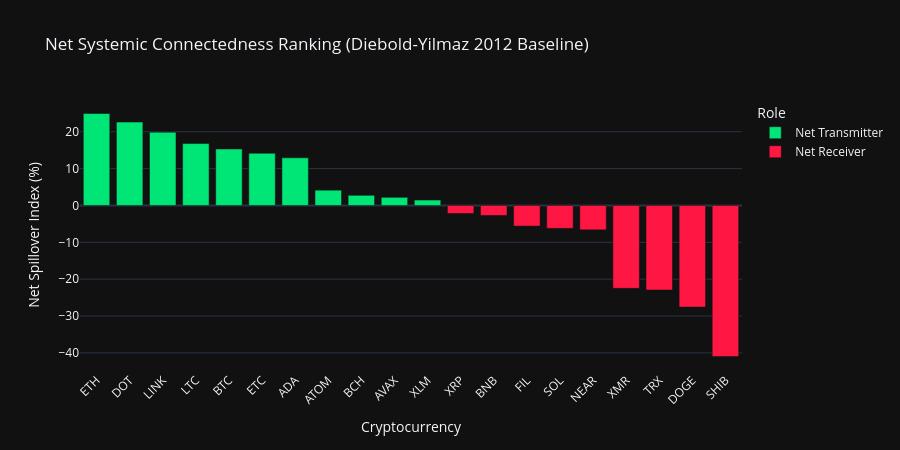

The notebook cell this image was saved under:
### Markdown cell above
## 5. Net Systemic Connectedness Ranking (Transmitters vs. Receivers)

The **Net Spillover Index** is defined as:
$$\mathcal{S}_i = \text{Spillover To Others}_i - \text{Spillover From Others}_i$$
- $\mathcal{S}_i > 0$: **Net Transmitter** of systemic risk (e.g. Bitcoin, Ethereum).
- $\mathcal{S}_i < 0$: **Net Receiver** / consumer of external shocks (e.g. Solana, Avalanche).

### Code cell
net_df = pd.DataFrame({
    "Asset": net_spillover.index,
    "Net_Spillover": net_spillover.values,
    "Role": ["Net Transmitter" if v > 0 else "Net Receiver" for v in net_spillover.values]
})

fig_net = px.bar(
    net_df,
    x="Asset",
    y="Net_Spillover",
    color="Role",
    color_discrete_map={"Net Transmitter": "#00e676", "Net Receiver": "#ff1744"},
    title="Net Systemic Connectedness Ranking (Diebold-Yilmaz 2012 Baseline)",
    labels={"Net_Spillover": "Net Spillover Index (%)", "Asset": "Cryptocurrency"}
)
fig_net.update_layout(height=450, xaxis_tickangle=-45)
fig_net.show()

print("Top 3 Net Transmitters (Systemic Drivers):")
for a, v in net_spillover.head(3).items():
    print(f"{a:5s}: +{v:6.2f}%")

print("\nTop 3 Net Receivers (Vulnerable Victims):")
for a, v in net_spillover.tail(3).items():
    print(f"{a:5s}: {v:6.2f}%")

### Figure 1 — Plotly figure (JSON) as saved in the notebook; plotly's stock layout.template omitted (floating-point values rounded to 4 significant figures)
{"data": [{"hovertemplate": "Role=Net Transmitter<br>Cryptocurrency=%{x}<br>Net Spillover Index (%)=%{y}<extra></extra>", "legendgroup": "Net Transmitter", "marker": {"color": "#00e676", "pattern": {"shape": ""}}, "name": "Net Transmitter", "orientation": "v", "showlegend": true, "textposition": "auto", "type": "bar", "x": ["ETH", "DOT", "LINK", "LTC", "BTC", "ETC", "ADA", "ATOM", "BCH", "AVAX", "XLM"], "xaxis": "x", "y": [24.95, 22.62, 19.88, 16.79, 15.33, 14.16, 12.93, 4.147, 2.755, 2.21, 1.468], "yaxis": "y"}, {"hovertemplate": "Role=Net Receiver<br>Cryptocurrency=%{x}<br>Net Spillover Index (%)=%{y}<extra></extra>", "legendgroup": "Net Receiver", "marker": {"color": "#ff1744", "pattern": {"shape": ""}}, "name": "Net Receiver", "orientation": "v", "showlegend": true, "textposition": "auto", "type": "bar", "x": ["XRP", "BNB", "FIL", "SOL", "NEAR", "XMR", "TRX", "DOGE", "SHIB"], "xaxis": "x", "y": [-2.166, -2.711, -5.595, -6.211, -6.606, -22.48, -22.93, -27.56, -40.98], "yaxis": "y"}], "layout": {"barmode": "relative", "height": 450, "legend": {"title": {"text": "Role"}, "tracegroupgap": 0}, "title": {"text": "Net Systemic Connectedness Ranking (Diebold-Yilmaz 2012 Baseline)"}, "xaxis": {"anchor": "y", "domain": [0, 1], "tickangle": -45, "title": {"text": "Cryptocurrency"}}, "yaxis": {"anchor": "x", "domain": [0, 1], "title": {"text": "Net Spillover Index (%)"}}}}
